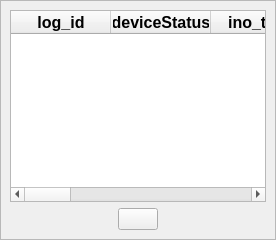
               <widget class="QWidget" name="page_7">
                <layout class="QVBoxLayout" name="verticalLayout_17">
                 <property name="leftMargin">
                  <number>0</number>
                 </property>
                 <property name="topMargin">
                  <number>0</number>
                 </property>
                 <property name="rightMargin">
                  <number>0</number>
                 </property>
                 <property name="bottomMargin">
                  <number>0</number>
                 </property>
                 <item>
                  <widget class="QFrame" name="frame_20">
                   <property name="frameShape">
                    <enum>QFrame::StyledPanel</enum>
                   </property>
                   <property name="frameShadow">
                    <enum>QFrame::Raised</enum>
                   </property>
                   <layout class="QVBoxLayout" name="verticalLayout_26">
                    <item>
                     <widget class="QTableWidget" name="tableWidget">
                      <column>
                       <property name="text">
                        <string>log_id</string>
                       </property>
                       <property name="font">
                        <font>
                         <pointsize>12</pointsize>
                         <weight>75</weight>
                         <bold>true</bold>
                        </font>
                       </property>
                       <property name="textAlignment">
                        <set>AlignCenter</set>
                       </property>
                      </column>
                      <column>
                       <property name="text">
                        <string>deviceStatus</string>
                       </property>
                       <property name="font">
                        <font>
                         <pointsize>12</pointsize>
                         <weight>75</weight>
                         <bold>true</bold>
                        </font>
                       </property>
                       <property name="textAlignment">
                        <set>AlignCenter</set>
                       </property>
                      </column>
                      <column>
                       <property name="text">
                        <string>ino_time</string>
                       </property>
                       <property name="font">
                        <font>
                         <pointsize>12</pointsize>
                         <weight>75</weight>
                         <bold>true</bold>
                        </font>
                       </property>
                       <property name="textAlignment">
                        <set>AlignCenter</set>
                       </property>
                      </column>
                      <column>
                       <property name="text">
                        <string>position_x</string>
                       </property>
                       <property name="font">
                        <font>
                         <pointsize>12</pointsize>
                         <weight>75</weight>
                         <bold>true</bold>
                        </font>
                       </property>
                       <property name="textAlignment">
                        <set>AlignCenter</set>
                       </property>
                      </column>
                      <column>
                       <property name="text">
                        <string>position_y</string>
                       </property>
                       <property name="font">
                        <font>
                         <pointsize>12</pointsize>
                         <weight>75</weight>
                         <bold>true</bold>
                        </font>
                       </property>
                       <property name="textAlignment">
                        <set>AlignCenter</set>
                       </property>
                      </column>
                      <column>
                       <property name="text">
                        <string>direction_x</string>
                       </property>
                       <property name="font">
                        <font>
                         <pointsize>12</pointsize>
                         <weight>75</weight>
                         <bold>true</bold>
                        </font>
                       </property>
                       <property name="textAlignment">
                        <set>AlignCenter</set>
                       </property>
                      </column>
                      <column>
                       <property name="text">
                        <string>direction_y</string>
                       </property>
                       <property name="font">
                        <font>
                         <pointsize>12</pointsize>
                         <weight>75</weight>
                         <bold>true</bold>
                        </font>
                       </property>
                       <property name="textAlignment">
                        <set>AlignCenter</set>
                       </property>
                      </column>
                      <column>
                       <property name="text">
                        <string>motorStatus</string>
                       </property>
                       <property name="font">
                        <font>
                         <pointsize>12</pointsize>
                         <weight>75</weight>
                         <bold>true</bold>
                        </font>
                       </property>
                       <property name="textAlignment">
                        <set>AlignCenter</set>
                       </property>
                      </column>
                      <column>
                       <property name="text">
                        <string>flameStatus</string>
                       </property>
                       <property name="font">
                        <font>
                         <pointsize>12</pointsize>
                         <weight>75</weight>
                         <bold>true</bold>
                        </font>
                       </property>
                       <property name="textAlignment">
                        <set>AlignCenter</set>
                       </property>
                      </column>
                      <column>
                       <property name="text">
                        <string>waterStatus</string>
                       </property>
                       <property name="font">
                        <font>
                         <pointsize>12</pointsize>
                         <weight>75</weight>
                         <bold>true</bold>
                        </font>
                       </property>
                       <property name="textAlignment">
                        <set>AlignCenter</set>
                       </property>
                      </column>
                     </widget>
                    </item>
                    <item alignment="Qt::AlignHCenter">
                     <widget class="QPushButton" name="refreshTableBtn">
                      <property name="cursor">
                       <cursorShape>PointingHandCursor</cursorShape>
                      </property>
                      <property name="text">
                       <string/>
                      </property>
                      <property name="icon">
                       <iconset resource="resources.qrc">
                        <normaloff>:/icons/icons/whiteIcons/refresh-cw.svg</normaloff>:/icons/icons/whiteIcons/refresh-cw.svg</iconset>
                      </property>
                      <property name="iconSize">
                       <size>
                        <width>20</width>
                        <height>20</height>
                       </size>
                      </property>
                     </widget>
                    </item>
                   </layout>
                  </widget>
                 </item>
                </layout>
               </widget>
